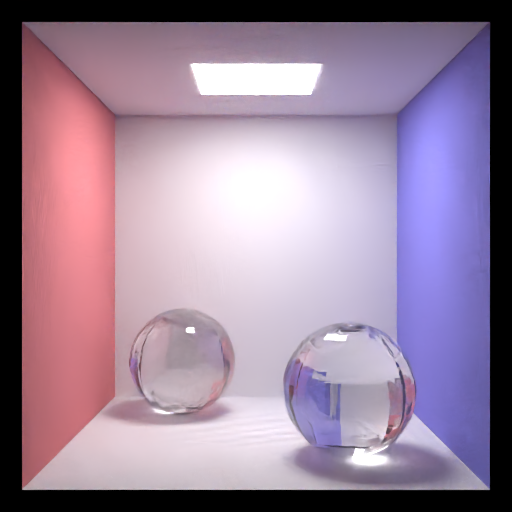
#> input picture gallery/cornell_box_var.png, 512 x 512 px
$ python analyze_image.py
#> lines starting #> are read from the running program, lines starting #| are printed output that depends on the picture
from PIL import Image
import numpy as np

im = Image.open('gallery/cornell_box_var.png')
#> im is the input picture: PIL image 512x512 RGB; mean R, G, B 153.9, 131.9, 154.2
arr = np.array(im)
print('shape', arr.shape)
#| shape (512, 512, 3)

w,h = arr.shape[1], arr.shape[0]
#> w = 512; h = 512
halfw = w//2
#> halfw = 256
halfh = h//2
#> halfh = 256
q1=arr[:halfh,:halfw]
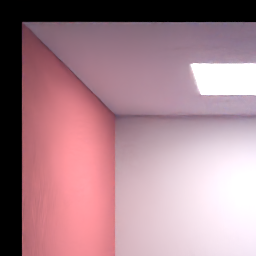
#> q1: shape (256, 256, 3); mean R, G, B 168.1, 131.5, 140.8
q2=arr[:halfh,halfw:]
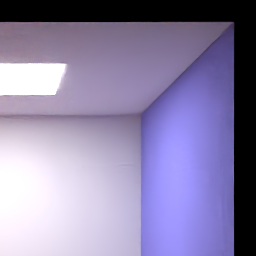
#> q2: shape (256, 256, 3); mean R, G, B 140.8, 131.8, 168.5
q3=arr[halfh:,:halfw]
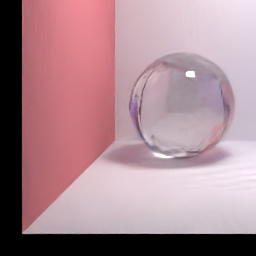
#> q3: shape (256, 256, 3); mean R, G, B 169.1, 135.6, 143.9
q4=arr[halfh:,halfw:]
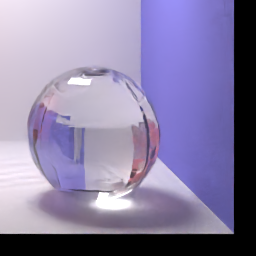
#> q4: shape (256, 256, 3); mean R, G, B 137.5, 128.8, 163.8

print('max differences between quarters:')
print('q1 vs q2 max', np.max(np.abs(q1-q2)))
#| q1 vs q2 max 255
print('q1 vs q3 max', np.max(np.abs(q1-q3)))
#| q1 vs q3 max 255
print('q1 vs q4 max', np.max(np.abs(q1-q4)))
#| q1 vs q4 max 255

print('right seam max diff', np.max(np.abs(arr[:,halfw-1,:]-arr[:,halfw,:])))
#| right seam max diff 255
print('bottom seam max diff', np.max(np.abs(arr[halfh-1,:,:]-arr[halfh,:,:])))
#| bottom seam max diff 255

$ run again, with gallery/wr_cornell.png copied over gallery/cornell_box_var.png
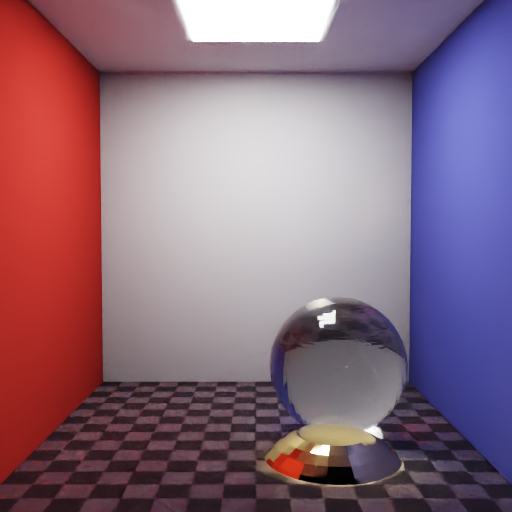
#> input picture gallery/wr_cornell.png, 512 x 512 px
#> im is the input picture: PIL image 512x512 RGB; mean R, G, B 137.9, 107.9, 124.2
#| shape (512, 512, 3)
#> `q3=arr[halfh:,:halfw]`:
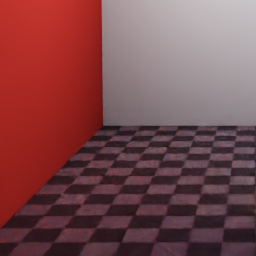
#> q3: shape (256, 256, 3); mean R, G, B 122.6, 74.1, 77.2
#> `q4=arr[halfh:,halfw:]`:
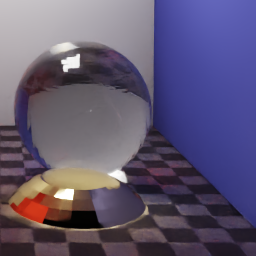
#> q4: shape (256, 256, 3); mean R, G, B 96.1, 87.1, 113.6
#| q1 vs q2 max 255
#| q1 vs q3 max 255
#| q1 vs q4 max 255
#| right seam max diff 255
#| bottom seam max diff 255

$ run again, with gallery/wr_material_showcase.png copied over gallery/cornell_box_var.png
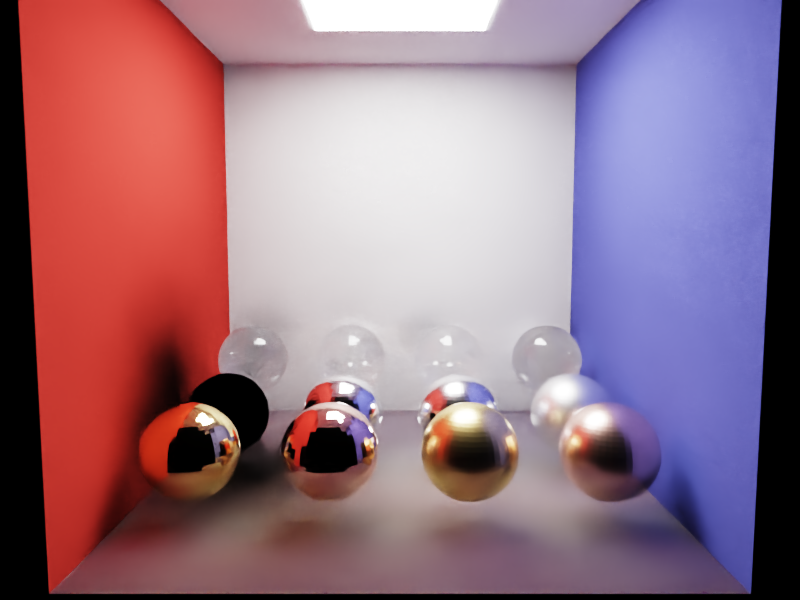
#> input picture gallery/wr_material_showcase.png, 800 x 600 px
#> im is the input picture: PIL image 800x600 RGB; mean R, G, B 150.7, 115.9, 131.3
#| shape (600, 800, 3)
#> `q3=arr[halfh:,:halfw]`:
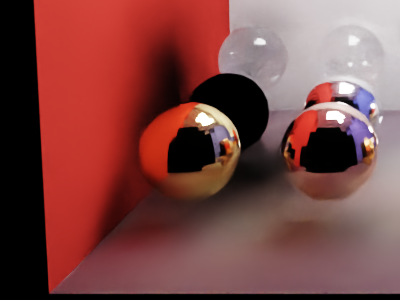
#> q3: shape (300, 400, 3); mean R, G, B 124.4, 70.8, 68.5
#> `q4=arr[halfh:,halfw:]`:
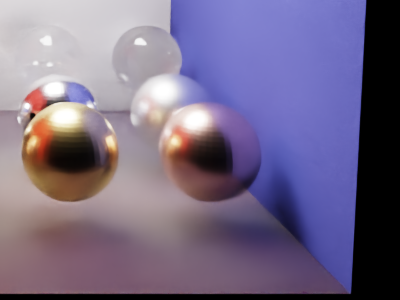
#> q4: shape (300, 400, 3); mean R, G, B 118.1, 106.7, 135.1
#| q1 vs q2 max 255
#| q1 vs q3 max 255
#| q1 vs q4 max 255
#| right seam max diff 255
#| bottom seam max diff 255
